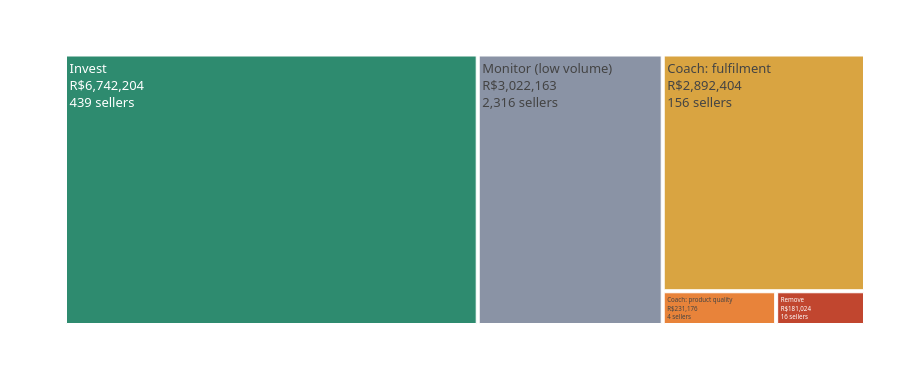

Notebook source saved alongside this figure:
### Code cell
V.fig_action_treemap(sc)

### Figure 1 — Plotly figure (JSON) as saved in the notebook; plotly's stock layout.template omitted (floating-point values rounded to 4 significant figures)
{"data": [{"branchvalues": "total", "customdata": [["156", "Coach: fulfilment"], ["4", "Coach: product quality"], ["439", "Invest"], ["2316", "Monitor (low volume)"], ["16", "Remove"]], "domain": {"x": [0.0, 1.0], "y": [0.0, 1.0]}, "hovertemplate": "%{label}<br>R$%{value:,.0f}<extra></extra>", "ids": ["Coach: fulfilment", "Coach: product quality", "Invest", "Monitor (low volume)", "Remove"], "labels": ["Coach: fulfilment", "Coach: product quality", "Invest", "Monitor (low volume)", "Remove"], "marker": {"colors": ["#d9a441", "#e8833a", "#2e8b6f", "#8a93a5", "#c1462f"]}, "name": "", "parents": ["", "", "", "", ""], "texttemplate": "%{label}<br>R$%{value:,.0f}<br>%{customdata[0]:,} sellers", "type": "treemap", "values": [2892000.0, 231200.0, 6742000.0, 3022000.0, 181000.0]}], "layout": {"font": {"color": "#2b3245", "family": "IBM Plex Sans, Segoe UI, Helvetica, Arial, sans-serif", "size": 13}, "height": 380, "hoverlabel": {"font": {"family": "IBM Plex Sans, Segoe UI, Helvetica, Arial, sans-serif"}}, "legend": {"orientation": "h", "title": {"text": ""}, "tracegroupgap": 0, "x": 0, "y": 1.02, "yanchor": "bottom"}, "margin": {"b": 50, "l": 60, "r": 30, "t": 30}, "paper_bgcolor": "#ffffff", "plot_bgcolor": "#ffffff", "xaxis": {"gridcolor": "#e6e9ef", "zeroline": false}, "yaxis": {"gridcolor": "#e6e9ef", "zeroline": false}}}
